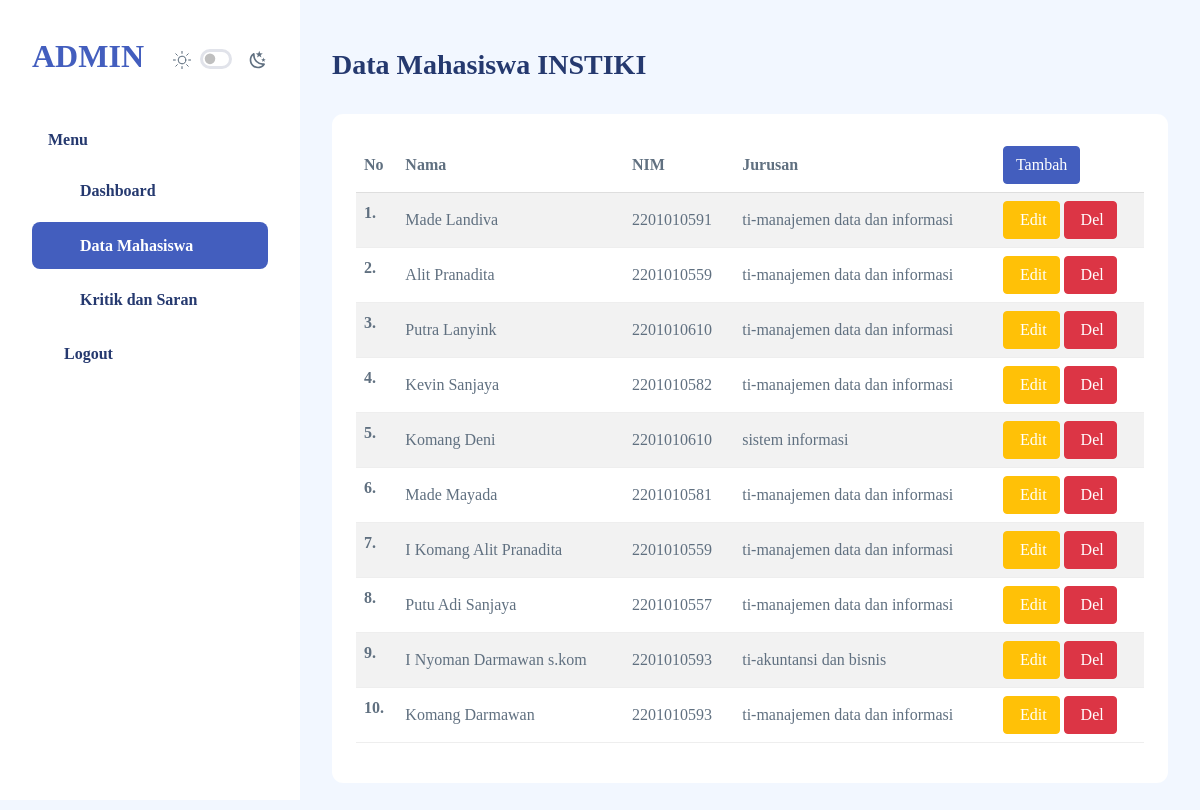
Page /datamahasiswa/datamahasiswa.php (signed in) on the committed database.
### tables this page shows
CREATE TABLE `tb_mahasiswa` (
  `id_mahasiswa` int(5) NOT NULL,
  `nama` varchar(50) NOT NULL,
  `nim` varchar(10) NOT NULL,
  `pass` varchar(30) NOT NULL,
  `jurusan` varchar(50) NOT NULL
);

### datamahasiswa/datamahasiswa.php (the view, shortened to what this page needs)
<?php
    include '../koneksi.php';
    $query = "SELECT * FROM tb_mahasiswa";
    $sql = mysqli_query($koneksi, $query);
    $no = 0;
?>
<!DOCTYPE html>
<html lang="en">
<head>
    <link rel="stylesheet" href="../assets/css/main/app.css">
    <link rel="stylesheet" href="../assets/css/main/app-dark.css">
    <link rel="stylesheet" href="../assets/css/shared/iconly.css">
</head>
<body>
    <div id="app">
        <div id="sidebar" class="active">
            <div class="sidebar-wrapper active">
                <div class="sidebar-header position-relative">
                    <div class="d-flex justify-content-between align-items-center">
                        <div class="logo">
                            <a href="index.html">ADMIN</a>
                        </div>
                        <div class="theme-toggle d-flex gap-2  align-items-center mt-2">
                            <div class="form-check form-switch fs-6">
                                <input class="form-check-input  me-0" type="checkbox" id="toggle-dark" >
                            </div>
                        </div>
                    </div>
                </div>
                <div class="sidebar-menu">
                    <ul class="menu">
                        <li class="sidebar-title">Menu</li>
                        <li class="sidebar-item ">
                            <a href="../dashboard.php" class='sidebar-link'>
                                <i class="bi bi-grid-fill"></i>
                                <span>Dashboard</span>
                            </a>
                        </li>
                        <li class="sidebar-item active ">
                            <a href="datamahasiswa.php" class='sidebar-link'>
                                <i class="bi bi-person"></i>
                                <span>Data Mahasiswa</span>
                            </a>
                        </li>
                        <li class="sidebar-item ">
                            <a href="../datasaran/saran.php" class='sidebar-link'>
                                <i class="bi bi-person-circle"></i>
                                <span>Kritik dan Saran</span>
                            </a>
                        </li>
                        <li class="sidebar-item  ">
                            <a href="../logout.php" class='sidebar-link'>
                                <span>Logout</span>
                            </a>
                        </li>
                    </ul>
                </div>
            </div>
        </div>
        <div id="main">
            <div class="page-heading">
                <h3>Data Mahasiswa INSTIKI</h3>
            </div>
            <div class="page-content">
                <section class="section">
                    <div class="card">
                        <div class="card-body">
                            <table class="table table-striped" id="table1">
                                <thead>
                                    <tr>
                                        <th>No</th>
                                        <th>Nama</th>
                                        <th>NIM</th>
                                        <th>Jurusan</th>
                                        <th>
                                            <a href="kelola.php" class="btn btn-primary"><i class="bi bi-person-add"></i>Tambah</a>
                                        </th>
                                    </tr>
                                </thead>
                                <tbody>
                                <?php
                                    while($result = mysqli_fetch_assoc($sql)){
                                ?>
                                    <tr>
                                    <th><?php echo ++$no ?>.</th>
                                    <td><?php echo $result['nama']?></td>
                                    <td><?php echo $result['nim']?></td>
                                    <td><?php echo $result['jurusan']?></td>
                                    <td><a href="kelola.php?ubah=<?php echo $result['id_mahasiswa'] ?>"  class="btn btn-warning"><i class="fa-solid fa-user-pen"></i>&nbsp;Edit</a>
                                    <a href="proses.php?hapus=<?php echo $result['id_mahasiswa'] ?>" class="btn btn-danger" onClick="return confirm('Apakah Anda yakin ingin menghapus data ini???')"><i class="fa-solid fa-user-xmark"></i>&nbsp;Del</a></td>
                                    </tr>
                                <?php
                                }
                                ?>
                                </tbody>
                            </table>
                        </div>
                    </div>
                </section>
            </div>
        </div>
    </div>
</body>
</html>

### rows in the picture
tb_mahasiswa: nama "Made Landiva", nim "2201010591", jurusan "ti-manajemen data dan informasi"
tb_mahasiswa: nama "Alit Pranadita", nim "2201010559", jurusan "ti-manajemen data dan informasi"
tb_mahasiswa: nama "Putra Lanyink", nim "2201010610", jurusan "ti-manajemen data dan informasi"
tb_mahasiswa: nama "Kevin Sanjaya", nim "2201010582", jurusan "ti-manajemen data dan informasi"
tb_mahasiswa: nama "Komang Deni", nim "2201010610", jurusan "sistem informasi"
tb_mahasiswa: nama "Made Mayada", nim "2201010581", jurusan "ti-manajemen data dan informasi"
tb_mahasiswa: nama "I Komang Alit Pranadita", nim "2201010559", jurusan "ti-manajemen data dan informasi"
tb_mahasiswa: nama "Putu Adi Sanjaya", nim "2201010557", jurusan "ti-manajemen data dan informasi"
tb_mahasiswa: nama "I Nyoman Darmawan s.kom", nim "2201010593", jurusan "ti-akuntansi dan bisnis"
tb_mahasiswa: nama "Komang Darmawan", nim "2201010593", jurusan "ti-manajemen data dan informasi"
